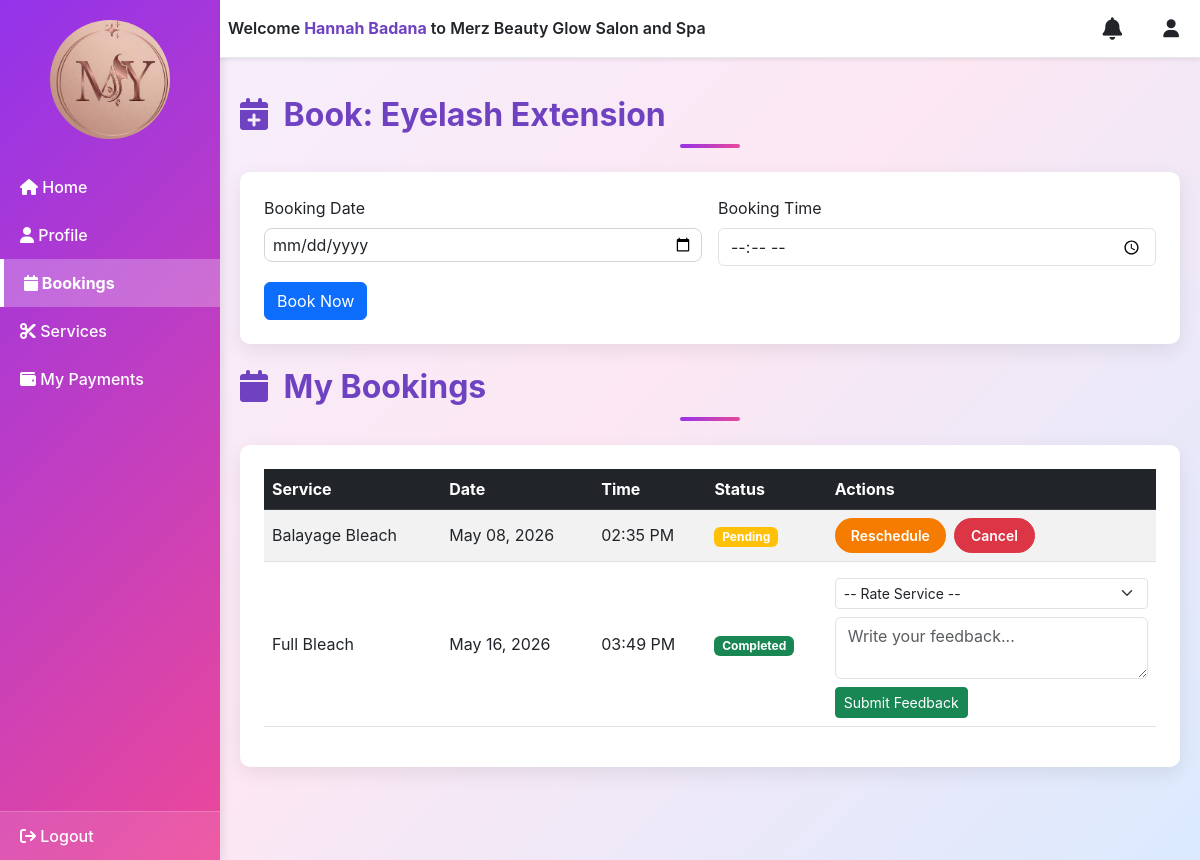
The app's page /customer/booking.php?service_id=5 (signed in) with its own data.
### tables this page shows
CREATE TABLE `customers` (
  `id` int(11) NOT NULL,
  `full_name` varchar(100) NOT NULL,
  `email` varchar(100) NOT NULL,
  `password` varchar(255) NOT NULL,
  `phone` varchar(20) DEFAULT NULL,
  `profile_pic` varchar(255) DEFAULT NULL,
  `created_at` timestamp NOT NULL DEFAULT current_timestamp(),
  `reset_code` varchar(10) DEFAULT NULL
);

CREATE TABLE `services` (
  `id` int(11) NOT NULL,
  `category_id` int(11) NOT NULL,
  `service_name` varchar(100) NOT NULL,
  `description` text DEFAULT NULL,
  `price` decimal(10,2) NOT NULL,
  `duration` int(11) DEFAULT NULL CHECK (`duration` > 0),
  `status` enum('Active','Inactive') DEFAULT 'Active'
);

CREATE TABLE `bookings` (
  `id` int(11) NOT NULL,
  `customer_id` int(11) NOT NULL,
  `service_id` int(11) NOT NULL,
  `booking_date` date NOT NULL,
  `booking_time` time NOT NULL,
  `status` enum('Pending','Confirmed','Completed','Cancelled') DEFAULT 'Pending',
  `created_at` timestamp NOT NULL DEFAULT current_timestamp()
);

### customer/booking.php (the view, shortened to what this page needs)
<?php
require_once __DIR__ . "/../includes/db.php";
$customer_email = $_SESSION['customer'];
$stmt = $conn->prepare("SELECT id, full_name FROM customers WHERE email = :email LIMIT 1");
$stmt->execute([':email' => $customer_email]);
$customer = $stmt->fetch(PDO::FETCH_ASSOC);
$customer_id   = $customer['id'];
$customer_name = $customer['full_name'];
$bookStmt = $conn->prepare("
    SELECT b.id, b.booking_date, b.booking_time, b.status, b.service_id, s.service_name
    FROM bookings b
    JOIN services s ON b.service_id = s.id
    WHERE b.customer_id = ?
    ORDER BY b.id DESC
");
$bookStmt->execute([$customer_id]);
$bookings = $bookStmt->fetchAll(PDO::FETCH_ASSOC);
?>
<!DOCTYPE html>
<html lang="en">
<head>
  <link href="https://cdn.jsdelivr.net/npm/bootstrap@5.3.0/dist/css/bootstrap.min.css" rel="stylesheet">
  <link rel="stylesheet" href="../assets/css/style.css?v=15">
  <link rel="stylesheet" href="https://cdnjs.cloudflare.com/ajax/libs/font-awesome/6.5.0/css/all.min.css">
</head>
<body class="dash-body">
<div class="admin-container">
  <?php include("includes/sidebar.php"); ?>
  <div class="main-content">
    <?php include("includes/topbar.php"); ?>
    <div class="content mt-3">
      <?php if (isset($_GET['service_id']) && intval($_GET['service_id']) > 0): ?>
        <?php
          $srvStmt = $conn->prepare("SELECT service_name FROM services WHERE id=? LIMIT 1");
          $srvStmt->execute([intval($_GET['service_id'])]);
          $srv = $srvStmt->fetch(PDO::FETCH_ASSOC);
          $serviceName = $srv ? htmlspecialchars($srv['service_name']) : "Selected Service";
        ?>
        <h3 class="section-title mb-4"><i class="fa fa-calendar-plus me-2"></i> Book: <?= $serviceName ?></h3>
        <div class="dashboard-card p-4 mb-4">
          <form method="post" action="booking.php">
            <div class="row g-3">
              <div class="col-md-6">
                <label for="booking_date" class="form-label">Booking Date</label>
                <input type="date" id="booking_date" name="booking_date" class="form-control" required>
              </div>
              <div class="col-md-6">
                <label for="booking_time" class="form-label">Booking Time</label>
                <input type="time" id="booking_time" name="booking_time" class="form-control" required>
              </div>
            </div>
            <div class="mt-3 text-start">
              <button type="submit" class="btn btn-primary">Book Now</button>
            </div>
          </form>
        </div>
      <?php endif; ?>
      <h3 class="section-title mb-4"><i class="fa fa-calendar me-2"></i> My Bookings</h3>
      <div class="dashboard-card p-4">
        <table class="table table-striped align-middle">
          <thead class="table-dark">
            <tr>
              <th class="text-start">Service</th>
              <th class="text-start">Date</th>
              <th class="text-start">Time</th>
              <th class="text-start">Status</th>
              <th class="text-start">Actions</th>
            </tr>
          </thead>
          <tbody>
            <?php
              if ($bookings) {
                foreach ($bookings as $b) {
                  echo "<tr>
                          <td class='text-start'>".htmlspecialchars($b['service_name'])."</td>
                          <td class='text-start'>".date("M d, Y", strtotime($b['booking_date']))."</td>
                          <td class='text-start'>".date("h:i A", strtotime($b['booking_time']))."</td>
                          <td class='text-start'>
                            <span class='badge bg-".(
                              $b['status']=='Completed' ? 'success' :
                              ($b['status']=='Cancelled' ? 'danger' : 'warning')
                            )."'>
                              {$b['status']}
                            </span>
                          </td>
                          <td class='text-start'>";
                          if ($b['status'] === 'Completed') {
                      $fbStmt = $conn->prepare("SELECT rating, comments FROM feedback WHERE customer_id=? AND booking_id=? LIMIT 1");
                      $fbStmt->execute([$customer_id, $b['id']]);
                      $feedback = $fbStmt->fetch(PDO::FETCH_ASSOC);
                      if (!$feedback) {
                          echo "<form method='post' action='feedback.php' class='mt-2'>
                                  <input type='hidden' name='booking_id' value='{$b['id']}'>
                                  <input type='hidden' name='service_id' value='{$b['service_id']}'>
                                  <select name='rating' class='form-select form-select-sm mb-2' required>
                                    <option value=''>-- Rate Service --</option>
                                    <option value='5'>★★★★★ Excellent</option>
                                    <option value='4'>★★★★ Good</option>
                                    <option value='3'>★★★ Average</option>
                                    <option value='2'>★★ Poor</option>
                                    <option value='1'>★ Very Poor</option>
                                  </select>
                                  <textarea name='comments' class='form-control mb-2' placeholder='Write your feedback...' required></textarea>
                                  <button type='submit' class='btn btn-sm btn-success'>Submit Feedback</button>
                                </form>";
                      } else {
                          echo "<div class='mt-2 text-start'>
                                  <span class='badge bg-success'>Feedback submitted</span><br>
                                  <small><strong>Rating:</strong> {$feedback['rating']} / 5</small><br>
                                  <small><strong>Comments:</strong> ".htmlspecialchars($feedback['comments'])."</small>
                                </div>";
                      }
                  } elseif ($b['status'] !== 'Cancelled' && $b['status'] !== 'Completed') {
                      echo "<div class='d-flex flex-wrap gap-2'>
                              <button class='btn btn-sm btn-warning' data-bs-toggle='modal' data-bs-target='#confirmModal'
                                data-id='{$b['id']}' data-action='reschedule'>Reschedule</button>
                              <button class='btn btn-sm btn-danger' data-bs-toggle='modal' data-bs-target='#confirmModal'
                                data-id='{$b['id']}' data-action='cancel'>Cancel</button>
                            </div>";
                  } else {
                      echo "<span class='text-muted'>—</span>";
                  }
                  echo "</td></tr>";
                }
              } else {
                echo "<tr><td colspan='5' class='text-center'>No bookings found.</td></tr>";
              }
            ?>
          </tbody>
        </table>
      </div>
    </div>
  </div>
</div>
</body>
</html>

### customer/includes/topbar.php (shortened to what this page needs)
<div class="topbar d-flex justify-content-between align-items-center p-2 shadow-sm bg-white">
  <h5 class="mb-0 text-dark fw-semibold">
    Welcome <span class="fw-bold text-purple"><?= htmlspecialchars($customer_name) ?></span>
    to Merz Beauty Glow Salon and Spa
  </h5>
  <div class="d-flex align-items-center gap-3">
    <a href="customer_dashboard.php?page=notifications" class="text-decoration-none position-relative" data-bs-toggle="tooltip" title="Notifications">
      <i class="fa fa-bell fa-lg text-dark"></i>
    </a>
    <a href="profile.php" class="btn btn-link" data-bs-toggle="tooltip" title="Profile">
      <i class="fa fa-user text-dark"></i>
    </a>
  </div>
</div>

### assets/css/style.css (style rules this page uses)
body { margin: 0; font-family: -apple-system, BlinkMacSystemFont, 'Segoe UI', Roboto, Arial, sans-serif; background: linear-gradient(135deg, #f5f0ff, #fce7f3, #dbeafe); min-height: 100vh; }
.text-purple { color: #9333ea; }
.section-title { font-size: 32px; font-weight: 700; color: #9333ea; position: relative; }
.section-title::after { content: ""; display: block; width: 60px; height: 4px; background: linear-gradient(135deg, #9333ea, #ec4899); margin: 10px auto 0; border-radius: 2px; }
.dashboard-card { border: none; border-radius: 12px; overflow: hidden; margin-bottom: 1.5rem; box-shadow: 0 6px 20px rgba(0,0,0,0.08); }
.dashboard-card .btn-danger, .dashboard-card .btn-warning { border-radius: 20px; padding: 6px 16px; font-weight: 600; }
.dashboard-card .btn-warning { color: #fff; background-color: #f57c00; border: none; }
.dashboard-card input[type="date"] { border-radius: 8px; border: 1px solid #d1d5db; padding: 4px 8px; margin-right: 8px; }
.dash-body .main-content { margin-left: 220px; padding: 20px; margin-top: 60px; }
.dash-body .topbar { position: fixed; top: 0; left: 220px; right: 0; z-index: 1000; background: #fff; padding: 12px 20px; border-bottom: 1px solid #e5e7eb; display: flex; justify-content: space-between; align-items: center; box-shadow: 0 2px 6px rgba(0,0,0,0.05); }
.dash-body .topbar h5 { margin: 0; font-size: 16px; font-weight: 600; color: #9333ea; }
.dash-body .topbar .btn-link, .dash-body .topbar a { color: #6b7280; margin-left: 12px; font-size: 18px; transition: color 0.3s; }
.text-purple { color: #6f42c1 !important; }
.dashboard-card { border-radius: 10px; background: #fff; }
.section-title { font-size: 2rem; font-weight: 700; color: #6f42c1; }
td .btn-sm { min-width: 80px; text-align: center; }

### records on screen
customers: full_name "Hannah Badana"
services: service_name "Eyelash Extension"
bookings: service.service_name "Balayage Bleach", booking_date "May 08, 2026", booking_time "02:35 PM", status "Pending"
bookings: service.service_name "Full Bleach", booking_date "May 16, 2026", booking_time "03:49 PM", status "Completed"
